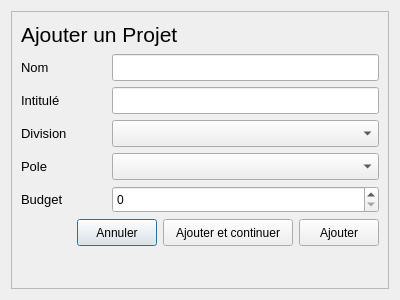
<?xml version="1.0" encoding="UTF-8"?>
<ui version="4.0">
 <class>Dialog</class>
 <widget class="QDialog" name="Dialog">
  <property name="geometry">
   <rect>
    <x>0</x>
    <y>0</y>
    <width>400</width>
    <height>300</height>
   </rect>
  </property>
  <property name="windowTitle">
   <string>Dialog</string>
  </property>
  <layout class="QGridLayout" name="gridLayout">
   <item row="0" column="0">
    <widget class="QFrame" name="frame">
     <property name="frameShape">
      <enum>QFrame::StyledPanel</enum>
     </property>
     <property name="frameShadow">
      <enum>QFrame::Raised</enum>
     </property>
     <layout class="QGridLayout" name="gridLayout_2">
      <item row="0" column="0">
       <layout class="QVBoxLayout" name="verticalLayout">
        <item>
         <layout class="QHBoxLayout" name="horizontalLayout_6">
          <item>
           <widget class="QLabel" name="label_5">
            <property name="minimumSize">
             <size>
              <width>85</width>
              <height>27</height>
             </size>
            </property>
            <property name="font">
             <font>
              <pointsize>16</pointsize>
             </font>
            </property>
            <property name="text">
             <string>Ajouter un Projet</string>
            </property>
            <property name="margin">
             <number>0</number>
            </property>
           </widget>
          </item>
         </layout>
        </item>
        <item>
         <layout class="QHBoxLayout" name="horizontalLayout">
          <item>
           <widget class="QLabel" name="label">
            <property name="minimumSize">
             <size>
              <width>85</width>
              <height>27</height>
             </size>
            </property>
            <property name="maximumSize">
             <size>
              <width>85</width>
              <height>16777215</height>
             </size>
            </property>
            <property name="font">
             <font>
              <pointsize>10</pointsize>
             </font>
            </property>
            <property name="text">
             <string>Nom</string>
            </property>
           </widget>
          </item>
          <item>
           <widget class="QLineEdit" name="nom_lineEdit">
            <property name="minimumSize">
             <size>
              <width>220</width>
              <height>27</height>
             </size>
            </property>
            <property name="font">
             <font>
              <pointsize>10</pointsize>
             </font>
            </property>
           </widget>
          </item>
         </layout>
        </item>
        <item>
         <layout class="QHBoxLayout" name="horizontalLayout_2">
          <item>
           <widget class="QLabel" name="label_2">
            <property name="minimumSize">
             <size>
              <width>85</width>
              <height>27</height>
             </size>
            </property>
            <property name="maximumSize">
             <size>
              <width>85</width>
              <height>16777215</height>
             </size>
            </property>
            <property name="font">
             <font>
              <pointsize>10</pointsize>
             </font>
            </property>
            <property name="text">
             <string>Intitulé</string>
            </property>
           </widget>
          </item>
          <item>
           <widget class="QLineEdit" name="designation_lineEdit">
            <property name="minimumSize">
             <size>
              <width>220</width>
              <height>27</height>
             </size>
            </property>
            <property name="font">
             <font>
              <pointsize>10</pointsize>
             </font>
            </property>
           </widget>
          </item>
         </layout>
        </item>
        <item>
         <layout class="QHBoxLayout" name="horizontalLayout_3">
          <item>
           <widget class="QLabel" name="label_3">
            <property name="minimumSize">
             <size>
              <width>85</width>
              <height>27</height>
             </size>
            </property>
            <property name="maximumSize">
             <size>
              <width>85</width>
              <height>16777215</height>
             </size>
            </property>
            <property name="font">
             <font>
              <pointsize>10</pointsize>
             </font>
            </property>
            <property name="text">
             <string>Division</string>
            </property>
           </widget>
          </item>
          <item>
           <widget class="QComboBox" name="division_comboBox">
            <property name="minimumSize">
             <size>
              <width>220</width>
              <height>27</height>
             </size>
            </property>
           </widget>
          </item>
         </layout>
        </item>
        <item>
         <layout class="QHBoxLayout" name="horizontalLayout_4">
          <item>
           <widget class="QLabel" name="label_4">
            <property name="minimumSize">
             <size>
              <width>85</width>
              <height>27</height>
             </size>
            </property>
            <property name="maximumSize">
             <size>
              <width>85</width>
              <height>16777215</height>
             </size>
            </property>
            <property name="font">
             <font>
              <pointsize>10</pointsize>
             </font>
            </property>
            <property name="text">
             <string>Pole</string>
            </property>
           </widget>
          </item>
          <item>
           <widget class="QComboBox" name="pole_comboBox">
            <property name="minimumSize">
             <size>
              <width>220</width>
              <height>27</height>
             </size>
            </property>
           </widget>
          </item>
         </layout>
        </item>
        <item>
         <layout class="QHBoxLayout" name="horizontalLayout_7">
          <item>
           <widget class="QLabel" name="label_6">
            <property name="minimumSize">
             <size>
              <width>85</width>
              <height>27</height>
             </size>
            </property>
            <property name="maximumSize">
             <size>
              <width>85</width>
              <height>16777215</height>
             </size>
            </property>
            <property name="font">
             <font>
              <pointsize>10</pointsize>
             </font>
            </property>
            <property name="text">
             <string>Budget</string>
            </property>
           </widget>
          </item>
          <item>
           <widget class="QSpinBox" name="budget_spinBox">
            <property name="minimumSize">
             <size>
              <width>220</width>
              <height>27</height>
             </size>
            </property>
           </widget>
          </item>
         </layout>
        </item>
        <item>
         <layout class="QHBoxLayout" name="horizontalLayout_5">
          <item>
           <spacer name="horizontalSpacer">
            <property name="orientation">
             <enum>Qt::Horizontal</enum>
            </property>
            <property name="sizeHint" stdset="0">
             <size>
              <width>40</width>
              <height>20</height>
             </size>
            </property>
           </spacer>
          </item>
          <item>
           <widget class="QPushButton" name="annuler_pushButton">
            <property name="minimumSize">
             <size>
              <width>70</width>
              <height>27</height>
             </size>
            </property>
            <property name="text">
             <string>Annuler</string>
            </property>
           </widget>
          </item>
          <item>
           <widget class="QPushButton" name="ajouterPlus_pushButton">
            <property name="minimumSize">
             <size>
              <width>130</width>
              <height>27</height>
             </size>
            </property>
            <property name="text">
             <string>Ajouter et continuer</string>
            </property>
           </widget>
          </item>
          <item>
           <widget class="QPushButton" name="ajouter_pushButton">
            <property name="minimumSize">
             <size>
              <width>70</width>
              <height>27</height>
             </size>
            </property>
            <property name="text">
             <string>Ajouter</string>
            </property>
           </widget>
          </item>
         </layout>
        </item>
       </layout>
      </item>
      <item row="1" column="0">
       <spacer name="verticalSpacer">
        <property name="orientation">
         <enum>Qt::Vertical</enum>
        </property>
        <property name="sizeHint" stdset="0">
         <size>
          <width>20</width>
          <height>2</height>
         </size>
        </property>
       </spacer>
      </item>
     </layout>
    </widget>
   </item>
  </layout>
 </widget>
 <resources/>
 <connections/>
</ui>
